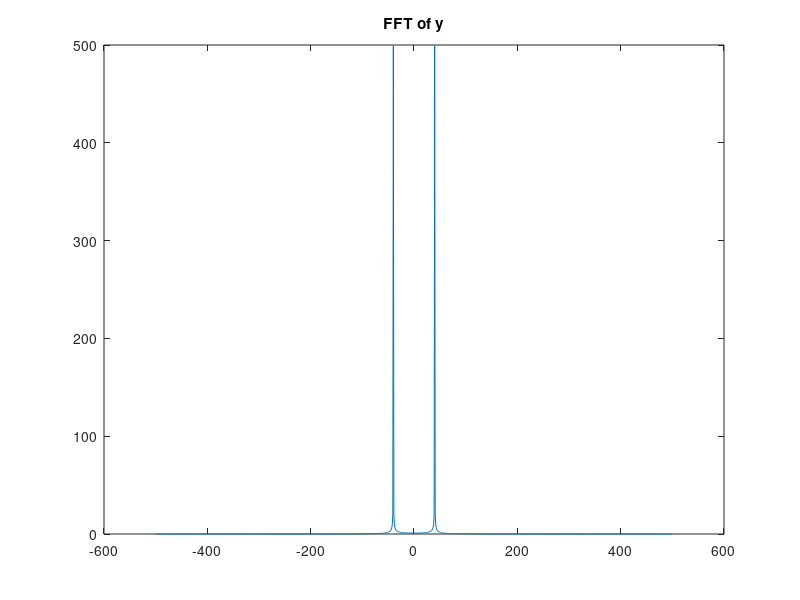

This chart was generated by the following MATLAB code: (Note: this script raises an error after producing the figure.)
% This is the exercise files to be used for the IoT and SCADA Hackers session presented April 2020

pkg load signal

t = 0:0.001:1; %define 1 seconds at 0.001 second increases this is effectively 1000hz sampling rate
t2 = 0:0.1:1;
f = 40 %define the frequency at 40 Hz
freq = -500:1:500; %crates a vector of frequency values - Nyquist sampling of 1000hz/2 -> Vector of -500 to 500 Hz 


%Section 1 - The Time Domain (slide 14)
%*****************************************************

%plot a simple cosine function
y = cos (2*pi*f*t);
plot(t(1:100),y(1:100)) #plotting only the first 100 values of signal y

%Defining the chart info
title("Plot of a Sinusoid")
xlabel("time")
axis([0 0.1])

y2 = cos(2*pi*f*t) + 0.6*cos(2*pi*f*t*3) + 0.2*sin(2*pi*f*t*5);
plot(t(1:100),y2(1:100)) #plotting only the first 100 values of signal y


%Defining the chart info
title("Plot of a y_2")
xlabel("time")
axis([0 0.1])

%hold example
clf
hold
plot(cos(2*pi*f*t)(1:100))
plot(0.6*cos(2*pi*f*t*3)(1:100))
plot(0.2*sin(2*pi*f*t*5)(1:100))
plot(y2(1:100),"o-")

%build up more complicated waveforms
%plot a square wave
square_wave = square([1:100])
plot(square_wave(1:30))
title("Plot of a square wave")
xlabel("time")
axis([0 30 0 1.5])
%plot a sawtooth wave
clf
sawtooth_wave=[sawtooth(t2),sawtooth(t2),sawtooth(t2),sawtooth(t2),sawtooth(t2),sawtooth(t2),sawtooth(t2)]
plot(sawtooth_wave)
title("Plot of a sawtooth wave")
xlabel("time")



%Section 2 - The frequency domain (Slide 21)
%*****************************************************


%complex numbers revision in the tool 

complex_example = 2+3j

disp ("Complex Number revision for ... ");
complex_example
disp ("Real Component");
real(complex_example)

disp ("Immaginary Component");
imag(complex_example)

disp ("|complex_example| - The Magnitude of the imaginary number")
abs(complex_example)

disp ("The Phase of the imaginary number")
angle(complex_example)


%FFT

plot(y(1:100))

clf
Y_FFT=fftshift(fft(y));
Y2_FFT = fftshift(fft(y2));

plot(freq,abs(fftshift(fft(y))))
title("FFT of y")
xlable("Frequency - Hz") 

#weird example
plot(y2(1:100))

plot(fft(y2))


plot(freq,abs(fftshift(fft(y2))))
title("Plot of FFT of y_2")
xlabel("Frequency - Hz")

% no FFT shift
plot(abs(fft(y2)))

plot(freq,fftshift(abs(fft(y2))))
title("Plot of FFT of y_2")
xlabel("Frequency - Hz")

clf
subplot(1,2,1)
plot(freq,fftshift(abs(fft(y))))
title("Plot of FFT of y")
xlabel("Frequency - Hz")

subplot(1,2,2)
plot(freq,fftshift(abs(fft(y2))))
title("Plot of FFT of y_2")
xlabel("Frequency - Hz")


#Section 3 - Filtering

%types of filters - LPF, HPF, BPF
Low_Pass_Filter = [zeros(1,330),ones(1,340),zeros(1,331)]; %let's build a low pass filter
Low_Pass_Filter1 = [zeros(1,309),0:0.05:1,ones(1,340),1:-0.05:0,zeros(1,310)]; %let's build a low pass filter
High_Pass_Filter = 1-Low_Pass_Filter;
Band_Pass_Filter = [zeros(1,150),ones(1,250),zeros(1,200),ones(1,250),zeros(1,151)];

#examples of filters 
clf
subplot(3,1,1)
plot(freq,Low_Pass_Filter)
title("Plot of a Low Pass Filter")
xlabel("Frequency - Hz")
axis([-500 500 0 1.5])

subplot(3,1,2)
plot(freq,High_Pass_Filter)
title("Plot of a High Pass Filter")
xlabel("Frequency - Hz")
axis([-500 500 0 1.5])

subplot(3,1,3)
plot(freq,Band_Pass_Filter)
title("Plot of a Band Pass Filter")
xlabel("Frequency - Hz")
axis([-500 500 0 1.5])

#example of the BPF
clf
plot(freq,abs(fftshift(fft(y2))))
hold
plot(freq,Band_Pass_Filter.*550) %dirty hack
axis([-500 500 0 600])

%to do 


#Section 4 - Modulation (slide 31)

%putting the concepts together let's talk about modulation, and first up Amplitude Modulation 
carrier = cos(2*pi*300*t);

%let's modulate y2 onto carrier
modulated_signal = 0.5*y2.*carrier;
clf
subplot(2,2,1)
plot(freq,abs(fftshift(fft(carrier))))
title("Frequency Domain of carrier")
xlabel("Frequency (Hz)") 
subplot(2,2,2)
plot(freq,abs(fftshift(fft(y2))))
title("Frequency Domain of Signal - y_2")
xlabel("Frequency (Hz)") 
subplot(2,1,2)
plot(freq,abs(fftshift(fft(modulated_signal))))
title("Frequency Domain of Modulated Signal")
xlabel("Frequency (Hz)") 


